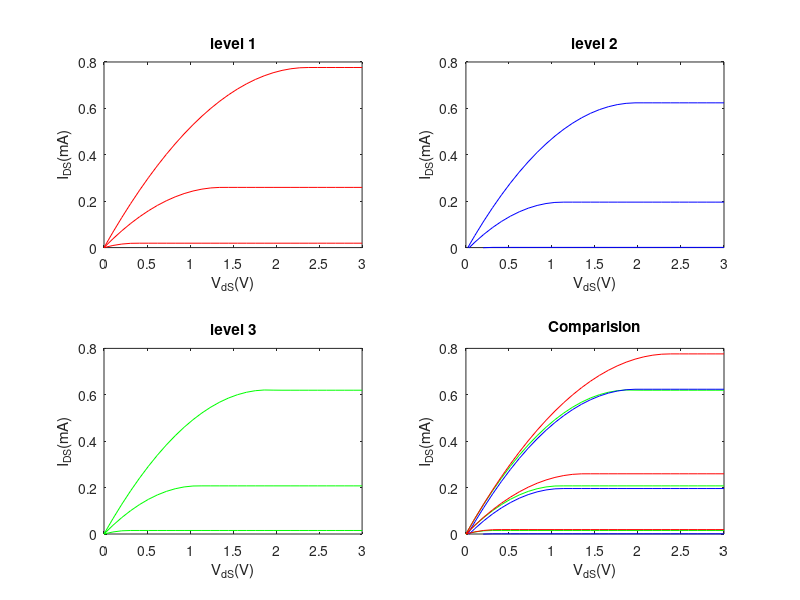

Write MATLAB code to recreate this figure.
%comparing level 1,2,3 models with Vds
clear
esi = 11.7*8.854e-14;
eox = 3.9*8.854e-14;
q = 1.6e-19;
Plt = 0.026;
ni = 1.45e10;
N=30;
M=3;
Nb = 1e17;
Tox = 100e-8;
Vfb= -0.8; 
Uneff = 400;
W=100e-4;
L=50e-4;
Plf = Plt*log(Nb/ni);
Cox = eox/Tox;
gb= sqrt(2*q*esi*Nb)/Cox;
Vto = Vfb+2*Plf+gb*sqrt(2*Plf);
beta = Uneff*Cox*(W/L);
Plo = 2*Plf+4*Plt;
Vgb = linspace(1,3,M);
Vsb = 0;
Vdb = linspace(0,3,N);
%CSM calculations
%For each value of Vgb the PlsS
for m=1:M;
    PlsS(m)= 0.9;
end
%For each value of Vgb and Vdb the PlsD
for m = 1:M;
    Vg = Vgb(m);
    xo = Plf;
    for n = 1:N
        PlsD(n,m) = 0.9;
    end
end
% I-V plot
for m = 1:M;
    for n = 1: N
        IdrS(m) = (Vgb(m)-Vfb)*PlsS(m)-(PlsS(m)^2)/2-(2/3)*gb*(PlsS(m)^(3/2));
        IdrD(n,m) = (Vgb(m)-Vfb)*PlsD(n,m)-(PlsD(n,m)^2)/2-(2/3)*gb*(PlsD(n,m)^(3/2));
        Idr(n,m) = beta*(-IdrS(m)+IdrD(n,m));
        QnS(m) = -Cox*(Vgb(m)-Vfb-PlsS(m)-gb*PlsS(m));
        QnD(n,m) = -Cox*(Vgb(m)-Vfb-PlsD(n,m)-gb*PlsD(n,m));
        Idf(n,m) = Plt*(beta/Cox)*(QnD(n,m)-QnS(m));
        Ids(n,m) = Idr(n,m)+Idf(n,m);
    end
end
%level-1 calculations 
VTO=Vfb+Plo+gb*sqrt(Plo);GAMMA=gb;
Vds=Vdb-Vsb;Vgs=Vgb-Vsb;
for m=1:M;
    Vdsat(m)=Vgs(m)-VTO;
    for n=1:N;
        if Vgs(m)<VTO
            Ids1(n,m)=0;
        elseif Vds(n)<Vdsat(m)
            Ids1(n,m)=beta*((Vgs(m)-VTO)*Vds(n)-(Vds(n)^2/2));
        else
            Ids1(n,m)=beta*(Vdsat(m)^2/2);
        end
   end
end

% level 2 calculations
for m=1:M;
    Vdsat2(m)= Vgs(m)-Vfb-Plo+(gb^2/2)-gb*sqrt(Vgs(m)-Vfb-Vsb+gb^2/4);
    for n=1:N
        if Vgs(m)<VTO
            Ids2(n,m) = 0;
        elseif Vds(n) < Vdsat2(m)
            Ids2(n,m) = beta*((Vgs(m)-Vfb-Plo-(Vds(n)/2))*Vds(n)-(2/3)*gb*((Vds(n)+Plo+Vsb)^(3/2)-(2*Plf+Vsb)^(3/2)));
        else
            Ids2(n,m) = beta*((Vgs(m)-Vfb-Plo-(Vdsat2(m)/2))*Vdsat2(m)-(2/3)*gb*((Vdsat2(m)+Plo+Vsb)^(3/2)-(2*Plf+Vsb)^(3/2)));
        end
    end
end
% level 3 calculations
delta=gb/(2*sqrt(Vsb+Plo))+0.2;
for m=1:M;
    Vdsat2(m)=Vgs(m)-Vfb-Plo+(gb^2/2)-gb*sqrt(Vgs(m)-Vfb-Vsb+gb^2/4);
    for n=1:N
        if Vgs(m)<VTO
            Ids3(n,m)=0;
        else if Vds(n)<Vdsat2(m)
            Ids3(n,m)=beta*((Vgs(m)-Vfb-Plo-gb*sqrt(Vsb+Plo))*Vds(n)-((1+delta*gb)/2)*Vds(n)^2);
        else 
            Ids3(n,m)=beta*((Vgs(m)-Vfb-Plo-gb*sqrt(Vsb+Plo))*Vdsat2(m)-((1+delta*gb)/2)*Vdsat2(m)^2);
            end
        end
    end
end

subplot(2,2,1)
h1=plot(Vds,Ids1*1e3,'r')
xlabel('V_{dS}(V)')
ylabel('I_{DS}(mA)')
axis([0 3 0 0.8])
title('level 1')

subplot(2,2,2)
h2= plot(Vds,Ids2*1e3,'b')
xlabel('V_{dS}(V)')
ylabel('I_{DS}(mA)')
axis([0 3 0 0.8])
title('level 2')

subplot(2,2,3)
h3=plot(Vds,Ids3*1e3,'g')
xlabel('V_{dS}(V)')
ylabel('I_{DS}(mA)')
axis([0 3 0 0.8])
title('level 3')

subplot(2,2,4)
h4=plot(Vds,Ids3*1e3,'g',Vds,Ids2*1e3,'b',Vds,Ids1*1e3,'r')
xlabel('V_{dS}(V)')
ylabel('I_{DS}(mA)')
axis([0 3 0 0.8])
title('Comparision')
        
        